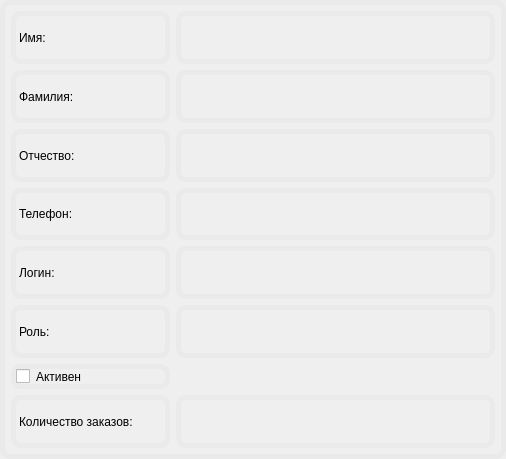
<?xml version="1.0" encoding="UTF-8"?>
<ui version="4.0">
 <class>Form</class>
 <widget class="QWidget" name="Form">
  <property name="geometry">
   <rect>
    <x>0</x>
    <y>0</y>
    <width>506</width>
    <height>459</height>
   </rect>
  </property>
  <property name="cursor">
   <cursorShape>ArrowCursor</cursorShape>
  </property>
  <property name="windowTitle">
   <string>Form</string>
  </property>
  <property name="autoFillBackground">
   <bool>false</bool>
  </property>
  <property name="styleSheet">
   <string notr="true">border-style: solid;
border-color: rgb(234, 234, 234);
border-width: 5px;
border-radius: 10px;</string>
  </property>
  <layout class="QVBoxLayout" name="verticalLayout">
   <item>
    <layout class="QGridLayout" name="gridLayout" columnstretch="10,20">
     <item row="4" column="0">
      <widget class="QLabel" name="label_7">
       <property name="text">
        <string>Логин:</string>
       </property>
      </widget>
     </item>
     <item row="7" column="1">
      <widget class="QLabel" name="orders_number">
       <property name="text">
        <string/>
       </property>
      </widget>
     </item>
     <item row="2" column="1">
      <widget class="QLabel" name="middle_name">
       <property name="text">
        <string/>
       </property>
      </widget>
     </item>
     <item row="5" column="1">
      <widget class="QLabel" name="role">
       <property name="text">
        <string/>
       </property>
      </widget>
     </item>
     <item row="0" column="1">
      <widget class="QLabel" name="first_name">
       <property name="text">
        <string/>
       </property>
      </widget>
     </item>
     <item row="2" column="0">
      <widget class="QLabel" name="label_4">
       <property name="text">
        <string>Отчество:</string>
       </property>
      </widget>
     </item>
     <item row="6" column="0">
      <widget class="QCheckBox" name="is_active">
       <property name="text">
        <string>Активен</string>
       </property>
      </widget>
     </item>
     <item row="1" column="0">
      <widget class="QLabel" name="label_3">
       <property name="text">
        <string>Фамилия:</string>
       </property>
      </widget>
     </item>
     <item row="3" column="1">
      <widget class="QLabel" name="phone_number">
       <property name="text">
        <string/>
       </property>
      </widget>
     </item>
     <item row="3" column="0">
      <widget class="QLabel" name="label_5">
       <property name="text">
        <string>Телефон:</string>
       </property>
      </widget>
     </item>
     <item row="7" column="0">
      <widget class="QLabel" name="orders">
       <property name="text">
        <string>Количество заказов:</string>
       </property>
      </widget>
     </item>
     <item row="5" column="0">
      <widget class="QLabel" name="label_9">
       <property name="text">
        <string>Роль:</string>
       </property>
      </widget>
     </item>
     <item row="4" column="1">
      <widget class="QLabel" name="login">
       <property name="text">
        <string/>
       </property>
      </widget>
     </item>
     <item row="1" column="1">
      <widget class="QLabel" name="second_name">
       <property name="text">
        <string/>
       </property>
      </widget>
     </item>
     <item row="0" column="0">
      <widget class="QLabel" name="label">
       <property name="enabled">
        <bool>true</bool>
       </property>
       <property name="text">
        <string>Имя:</string>
       </property>
      </widget>
     </item>
    </layout>
   </item>
  </layout>
 </widget>
 <resources/>
 <connections/>
</ui>
